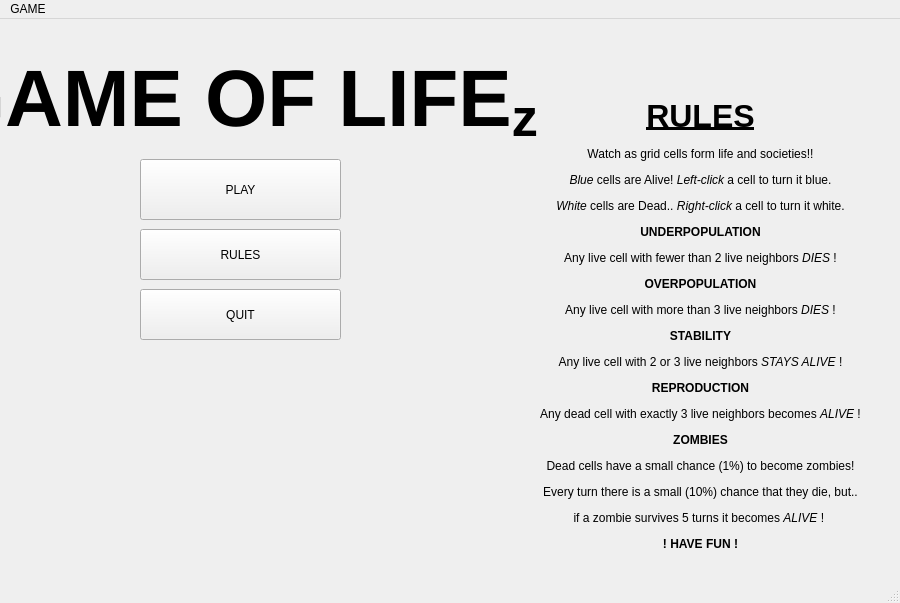
<?xml version="1.0" encoding="UTF-8"?>
<ui version="4.0">
 <class>Menu</class>
 <widget class="QMainWindow" name="Menu">
  <property name="geometry">
   <rect>
    <x>0</x>
    <y>0</y>
    <width>900</width>
    <height>603</height>
   </rect>
  </property>
  <property name="windowTitle">
   <string>Main Menu</string>
  </property>
  <widget class="QWidget" name="centralwidget">
   <widget class="QLabel" name="title">
    <property name="geometry">
     <rect>
      <x>-90</x>
      <y>30</y>
      <width>661</width>
      <height>101</height>
     </rect>
    </property>
    <property name="font">
     <font>
      <pointsize>60</pointsize>
      <weight>75</weight>
      <bold>true</bold>
      <strikeout>false</strikeout>
      <kerning>true</kerning>
     </font>
    </property>
    <property name="text">
     <string>&lt;html&gt;&lt;head/&gt;&lt;body&gt;&lt;p&gt;GAME OF LIFE&lt;span style=&quot; vertical-align:sub;&quot;&gt;z&lt;/span&gt;&lt;/p&gt;&lt;/body&gt;&lt;/html&gt;</string>
    </property>
    <property name="alignment">
     <set>Qt::AlignCenter</set>
    </property>
   </widget>
   <widget class="QPushButton" name="playButton">
    <property name="geometry">
     <rect>
      <x>140</x>
      <y>140</y>
      <width>201</width>
      <height>61</height>
     </rect>
    </property>
    <property name="sizePolicy">
     <sizepolicy hsizetype="Fixed" vsizetype="Fixed">
      <horstretch>0</horstretch>
      <verstretch>0</verstretch>
     </sizepolicy>
    </property>
    <property name="text">
     <string>PLAY</string>
    </property>
   </widget>
   <widget class="QPushButton" name="rulesButton">
    <property name="geometry">
     <rect>
      <x>140</x>
      <y>210</y>
      <width>201</width>
      <height>51</height>
     </rect>
    </property>
    <property name="text">
     <string>RULES</string>
    </property>
   </widget>
   <widget class="QPushButton" name="quitButton">
    <property name="geometry">
     <rect>
      <x>140</x>
      <y>270</y>
      <width>201</width>
      <height>51</height>
     </rect>
    </property>
    <property name="text">
     <string>QUIT</string>
    </property>
   </widget>
   <widget class="QLabel" name="rulesText">
    <property name="geometry">
     <rect>
      <x>430</x>
      <y>60</y>
      <width>541</width>
      <height>491</height>
     </rect>
    </property>
    <property name="text">
     <string>&lt;html&gt;&lt;head/&gt;&lt;body&gt;&lt;p align=&quot;center&quot;&gt;&lt;span style=&quot; font-size:24pt; font-weight:600; text-decoration: underline;&quot;&gt;RULES&lt;/span&gt;&lt;/p&gt;&lt;p align=&quot;center&quot;&gt;Watch as grid cells form life and societies!!&lt;/p&gt;&lt;p align=&quot;center&quot;&gt;&lt;span style=&quot; font-style:italic;&quot;&gt;Blue&lt;/span&gt; cells are Alive! &lt;span style=&quot; font-style:italic;&quot;&gt;Left-click&lt;/span&gt; a cell to turn it blue.&lt;/p&gt;&lt;p align=&quot;center&quot;&gt;&lt;span style=&quot; font-style:italic;&quot;&gt;White&lt;/span&gt; cells are Dead.. &lt;span style=&quot; font-style:italic;&quot;&gt;Right-click&lt;/span&gt; a cell to turn it white.&lt;/p&gt;&lt;p align=&quot;center&quot;&gt;&lt;span style=&quot; font-weight:600;&quot;&gt;UNDERPOPULATION&lt;/span&gt;&lt;/p&gt;&lt;p align=&quot;center&quot;&gt;Any live cell with fewer than 2 live neighbors &lt;span style=&quot; font-style:italic;&quot;&gt;DIES&lt;/span&gt; !&lt;/p&gt;&lt;p align=&quot;center&quot;&gt;&lt;span style=&quot; font-weight:600;&quot;&gt;OVERPOPULATION&lt;/span&gt;&lt;/p&gt;&lt;p align=&quot;center&quot;&gt;Any live cell with more than 3 live neighbors &lt;span style=&quot; font-style:italic;&quot;&gt;DIES&lt;/span&gt; !&lt;/p&gt;&lt;p align=&quot;center&quot;&gt;&lt;span style=&quot; font-weight:600;&quot;&gt;STABILITY&lt;/span&gt;&lt;/p&gt;&lt;p align=&quot;center&quot;&gt;Any live cell with 2 or 3 live neighbors &lt;span style=&quot; font-style:italic;&quot;&gt;STAYS ALIVE&lt;/span&gt; !&lt;/p&gt;&lt;p align=&quot;center&quot;&gt;&lt;span style=&quot; font-weight:600;&quot;&gt;REPRODUCTION&lt;/span&gt;&lt;/p&gt;&lt;p align=&quot;center&quot;&gt;Any dead cell with exactly 3 live neighbors becomes &lt;span style=&quot; font-style:italic;&quot;&gt;ALIVE&lt;/span&gt; !&lt;/p&gt;&lt;p align=&quot;center&quot;&gt;&lt;span style=&quot; font-weight:600;&quot;&gt;ZOMBIES&lt;/span&gt;&lt;/p&gt;&lt;p align=&quot;center&quot;&gt;Dead cells have a small chance (1%) to become zombies!&lt;/p&gt;&lt;p align=&quot;center&quot;&gt;Every turn there is a small (10%) chance that they die, but..&lt;/p&gt;&lt;p align=&quot;center&quot;&gt;if a zombie survives 5 turns it becomes &lt;span style=&quot; font-style:italic;&quot;&gt;ALIVE&lt;/span&gt; ! &lt;/p&gt;&lt;p align=&quot;center&quot;&gt;&lt;span style=&quot; font-weight:600;&quot;&gt;! HAVE FUN !&lt;/span&gt;&lt;/p&gt;&lt;/body&gt;&lt;/html&gt;</string>
    </property>
   </widget>
  </widget>
  <widget class="QMenuBar" name="menubar">
   <property name="geometry">
    <rect>
     <x>0</x>
     <y>0</y>
     <width>900</width>
     <height>22</height>
    </rect>
   </property>
   <widget class="QMenu" name="menuGAME">
    <property name="title">
     <string>GAME</string>
    </property>
   </widget>
   <addaction name="menuGAME"/>
  </widget>
  <widget class="QStatusBar" name="statusbar"/>
 </widget>
 <resources/>
 <connections/>
</ui>
